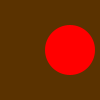
Frame 1 (no input)
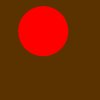
Frame 60 (the mouse pressed at the canvas centre just before this capture)
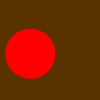
Frame 120 (the mouse held since frame 60 and released just before this capture)

The Processing sketch that drew these frames (run headless with seeded random() and noise(); from frame 60 on, the mouse is pressed at the canvas centre):

// Processing sketch: a
// ── a.pde
void setup(){
  size(100,100);
}
float a = 0;
void draw(){
  background(90,50,0);
  noStroke();
  fill(255,0,0);
  ellipse(50+20*cos(a),50+20*sin(a),50,50);
  
  a += 0.5;
}
